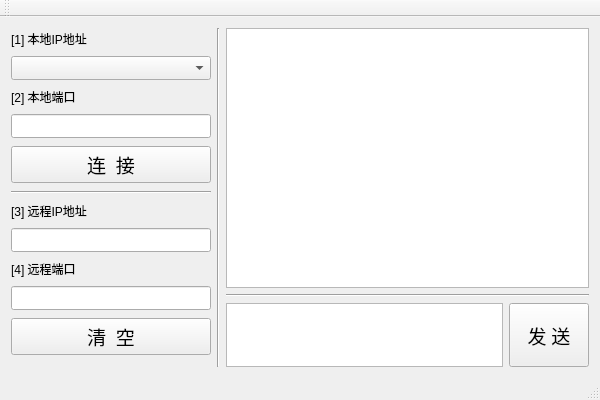
<?xml version="1.0" encoding="UTF-8"?>
<ui version="4.0">
 <class>MainWindow</class>
 <widget class="QMainWindow" name="MainWindow">
  <property name="geometry">
   <rect>
    <x>0</x>
    <y>0</y>
    <width>600</width>
    <height>400</height>
   </rect>
  </property>
  <property name="windowTitle">
   <string>MainWindow</string>
  </property>
  <widget class="QWidget" name="centralWidget">
   <layout class="QHBoxLayout" name="horizontalLayout">
    <item>
     <layout class="QVBoxLayout" name="verticalLayout">
      <item>
       <widget class="QLabel" name="label">
        <property name="sizePolicy">
         <sizepolicy hsizetype="Fixed" vsizetype="Fixed">
          <horstretch>0</horstretch>
          <verstretch>0</verstretch>
         </sizepolicy>
        </property>
        <property name="text">
         <string>[1] 本地IP地址</string>
        </property>
       </widget>
      </item>
      <item>
       <widget class="QComboBox" name="comboBox_localIP">
        <property name="enabled">
         <bool>true</bool>
        </property>
        <property name="sizePolicy">
         <sizepolicy hsizetype="Fixed" vsizetype="Fixed">
          <horstretch>0</horstretch>
          <verstretch>0</verstretch>
         </sizepolicy>
        </property>
        <property name="minimumSize">
         <size>
          <width>200</width>
          <height>24</height>
         </size>
        </property>
        <property name="baseSize">
         <size>
          <width>0</width>
          <height>0</height>
         </size>
        </property>
       </widget>
      </item>
      <item>
       <widget class="QLabel" name="label_3">
        <property name="sizePolicy">
         <sizepolicy hsizetype="Fixed" vsizetype="Fixed">
          <horstretch>0</horstretch>
          <verstretch>0</verstretch>
         </sizepolicy>
        </property>
        <property name="text">
         <string>[2] 本地端口</string>
        </property>
       </widget>
      </item>
      <item>
       <widget class="QLineEdit" name="lineEdit_localPort">
        <property name="sizePolicy">
         <sizepolicy hsizetype="Fixed" vsizetype="Fixed">
          <horstretch>0</horstretch>
          <verstretch>0</verstretch>
         </sizepolicy>
        </property>
        <property name="minimumSize">
         <size>
          <width>200</width>
          <height>24</height>
         </size>
        </property>
       </widget>
      </item>
      <item>
       <widget class="QPushButton" name="pushButton_connect">
        <property name="sizePolicy">
         <sizepolicy hsizetype="Fixed" vsizetype="Fixed">
          <horstretch>0</horstretch>
          <verstretch>0</verstretch>
         </sizepolicy>
        </property>
        <property name="minimumSize">
         <size>
          <width>200</width>
          <height>32</height>
         </size>
        </property>
        <property name="font">
         <font>
          <family>微软雅黑</family>
          <pointsize>14</pointsize>
         </font>
        </property>
        <property name="text">
         <string>连  接</string>
        </property>
       </widget>
      </item>
      <item>
       <widget class="Line" name="line_4">
        <property name="orientation">
         <enum>Qt::Horizontal</enum>
        </property>
       </widget>
      </item>
      <item>
       <widget class="QLabel" name="label_2">
        <property name="sizePolicy">
         <sizepolicy hsizetype="Fixed" vsizetype="Fixed">
          <horstretch>0</horstretch>
          <verstretch>0</verstretch>
         </sizepolicy>
        </property>
        <property name="text">
         <string>[3] 远程IP地址</string>
        </property>
       </widget>
      </item>
      <item>
       <widget class="QLineEdit" name="lineEdit_remoteIP">
        <property name="sizePolicy">
         <sizepolicy hsizetype="Fixed" vsizetype="Fixed">
          <horstretch>0</horstretch>
          <verstretch>0</verstretch>
         </sizepolicy>
        </property>
        <property name="minimumSize">
         <size>
          <width>200</width>
          <height>24</height>
         </size>
        </property>
       </widget>
      </item>
      <item>
       <widget class="QLabel" name="label_4">
        <property name="sizePolicy">
         <sizepolicy hsizetype="Fixed" vsizetype="Fixed">
          <horstretch>0</horstretch>
          <verstretch>0</verstretch>
         </sizepolicy>
        </property>
        <property name="text">
         <string>[4] 远程端口</string>
        </property>
       </widget>
      </item>
      <item>
       <widget class="QLineEdit" name="lineEdit_remotePort">
        <property name="sizePolicy">
         <sizepolicy hsizetype="Fixed" vsizetype="Fixed">
          <horstretch>0</horstretch>
          <verstretch>0</verstretch>
         </sizepolicy>
        </property>
        <property name="minimumSize">
         <size>
          <width>200</width>
          <height>24</height>
         </size>
        </property>
       </widget>
      </item>
      <item>
       <widget class="QPushButton" name="pushButton_clear">
        <property name="sizePolicy">
         <sizepolicy hsizetype="Fixed" vsizetype="Fixed">
          <horstretch>0</horstretch>
          <verstretch>0</verstretch>
         </sizepolicy>
        </property>
        <property name="minimumSize">
         <size>
          <width>200</width>
          <height>32</height>
         </size>
        </property>
        <property name="font">
         <font>
          <family>微软雅黑</family>
          <pointsize>14</pointsize>
         </font>
        </property>
        <property name="text">
         <string>清  空</string>
        </property>
       </widget>
      </item>
     </layout>
    </item>
    <item>
     <widget class="Line" name="line_2">
      <property name="orientation">
       <enum>Qt::Vertical</enum>
      </property>
     </widget>
    </item>
    <item>
     <layout class="QVBoxLayout" name="verticalLayout_2">
      <property name="sizeConstraint">
       <enum>QLayout::SetDefaultConstraint</enum>
      </property>
      <item>
       <layout class="QHBoxLayout" name="horizontalLayout_3">
        <item>
         <widget class="QTextBrowser" name="textBrowser_receive"/>
        </item>
       </layout>
      </item>
      <item>
       <widget class="Line" name="line">
        <property name="orientation">
         <enum>Qt::Horizontal</enum>
        </property>
       </widget>
      </item>
      <item>
       <layout class="QHBoxLayout" name="horizontalLayout_2">
        <property name="sizeConstraint">
         <enum>QLayout::SetDefaultConstraint</enum>
        </property>
        <item>
         <widget class="QTextEdit" name="textEdit_sender">
          <property name="sizePolicy">
           <sizepolicy hsizetype="Expanding" vsizetype="Fixed">
            <horstretch>0</horstretch>
            <verstretch>0</verstretch>
           </sizepolicy>
          </property>
          <property name="minimumSize">
           <size>
            <width>0</width>
            <height>64</height>
           </size>
          </property>
         </widget>
        </item>
        <item>
         <widget class="QPushButton" name="pushButton_send">
          <property name="sizePolicy">
           <sizepolicy hsizetype="Fixed" vsizetype="Fixed">
            <horstretch>0</horstretch>
            <verstretch>0</verstretch>
           </sizepolicy>
          </property>
          <property name="minimumSize">
           <size>
            <width>64</width>
            <height>64</height>
           </size>
          </property>
          <property name="font">
           <font>
            <family>微软雅黑</family>
            <pointsize>14</pointsize>
           </font>
          </property>
          <property name="text">
           <string>发 送</string>
          </property>
         </widget>
        </item>
       </layout>
      </item>
     </layout>
    </item>
   </layout>
  </widget>
  <widget class="QMenuBar" name="menuBar">
   <property name="geometry">
    <rect>
     <x>0</x>
     <y>0</y>
     <width>600</width>
     <height>23</height>
    </rect>
   </property>
  </widget>
  <widget class="QToolBar" name="mainToolBar">
   <attribute name="toolBarArea">
    <enum>TopToolBarArea</enum>
   </attribute>
   <attribute name="toolBarBreak">
    <bool>false</bool>
   </attribute>
  </widget>
  <widget class="QStatusBar" name="statusBar"/>
 </widget>
 <layoutdefault spacing="6" margin="11"/>
 <resources/>
 <connections/>
</ui>
